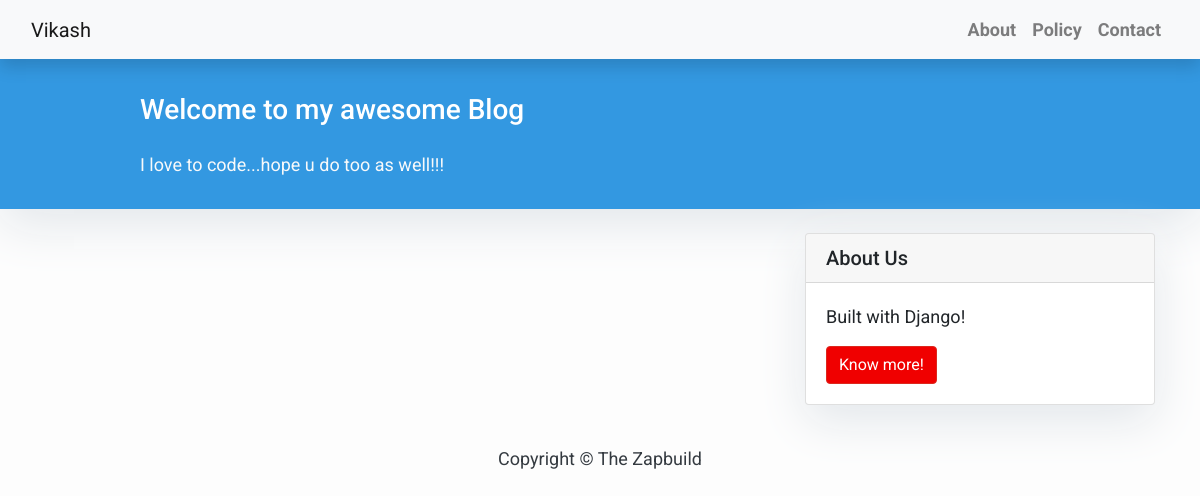
The app's page /, older data.
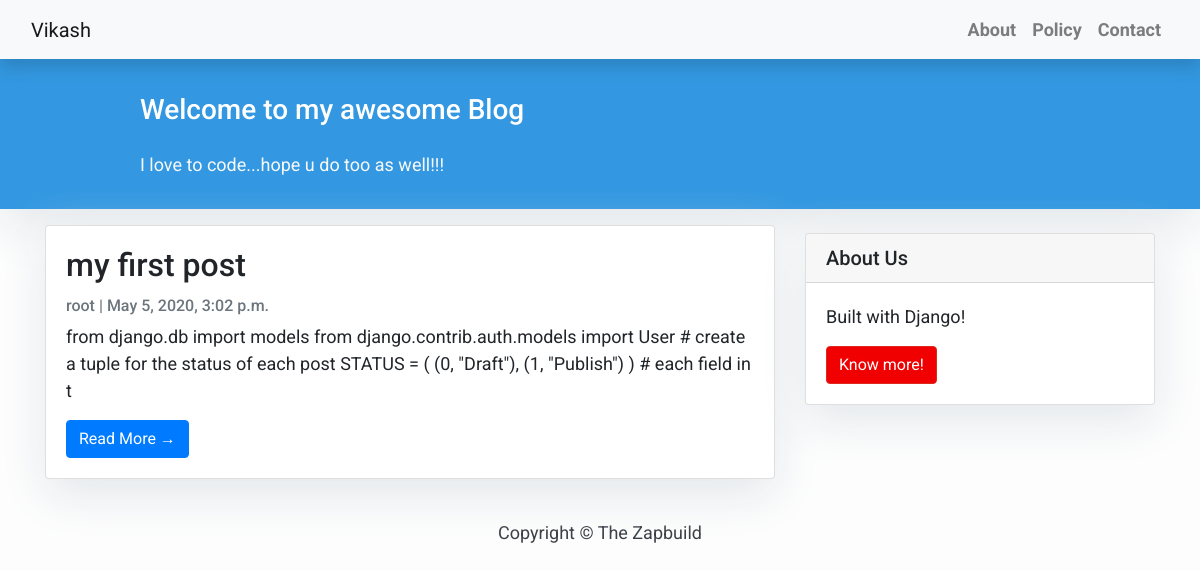
The same page, newer data.
### Blogapp/models.py (models this page shows, shortened)
class Post(models.Model):
    title = models.CharField(max_length=200,unique=True)
    slug = models.SlugField(max_length=200,unique=True)
    author = models.ForeignKey(User,on_delete=models.CASCADE, related_name='blog_posts')
    updated_on = models.DateTimeField(auto_now=True)
    content = models.TextField()
    created_on = models.DateTimeField(auto_now_add=True)
    status = models.IntegerField(choices=STATUS,default=0)
    class Meta:
        ordering = ['-created_on']

### Blogapp/views.py (the view)
# urls.py: path('', views.PostList.as_view(), name='home'),
class PostList(generic.ListView):
    queryset = Post.objects.filter(status=1).order_by('-created_on')
    template_name = 'blog/index.html'

### Blogapp/templates/blog/index.html (shortened to what this page needs)
{% extends 'blog/base.html' %}
{% block content %}
<header class="masthead">
    <div class="container">
        <div class="row">
            <div class=" col-md-8 col-md-10 mx-auto">
                <div class="site-heading">
                    <h3 class=" site-heading my-4 mt-3 text-white">
                     {% if user.is_authenticated %}
                        Welcome to my awesome Blog {{ user.username }}
                        {% else %}
                        Welcome to my awesome Blog
                        {% endif %}
                    </h3>
                    <p class="text-light">I love to code...hope u do too as well!!! &nbsp
                    </p>
                </div>
            </div>
        </div>
    </div>
</header>
<div class="container">
    <div class="row">
        <div class="col-md-8 mt-3 left">
            {% for post in post_list %}
            <div class="card mb-4">
                <div class="card-body">
                    <h2 class="card-title">{{ post.title }}</h2>
                    <p class="card-text text-muted h6">{{ post.author }} | {{ post.created_on}} </p>
                    <p class="card-text">{{post.content|slice:":200" }}</p>
                    <a href="{% url 'post_detail' post.slug  %}" class="btn btn-primary">Read More &rarr;</a>
                </div>
            </div>
            {% endfor %}
        </div>
        {% block sidebar %} {% include 'blog/sidebar.html' %} {% endblock sidebar %}
    </div>
</div>
{%endblock%}

### Blogapp/templates/blog/base.html (shortened to what this page needs)
<!DOCTYPE html>
<html>
    <head>
        <link rel="stylesheet" href="https://stackpath.bootstrapcdn.com/bootstrap/4.4.1/css/bootstrap.min.css">
    </head>
    <body>
    <nav class="navbar navbar-expand-lg navbar-light bg-light shadow" id="mainNav">
        <div class="container-fluid">
            <a class="navbar-brand" href="{% url 'home' %}">Vikash</a>
            <div class="collapse navbar-collapse" id="navbarResponsive">
                <ul class="navbar-nav ml-auto">
                    <li class="nav-item text-black">
                            <a class="nav-link text-black font-weight-bold" href="#">About</a>
                        </li>
                        <li class="nav-item text-black">
                            <a class="nav-link text-black font-weight-bold" href="#">Policy</a>
                        </li>
                        <li class="nav-item text-black">
                            <a class="nav-link text-black font-weight-bold" href="#">Contact</a>
                        </li>
                </ul>
            </div>
        </div>
    </nav>
    {% block content %}{% endblock content%}
    <footer class="footer py-3 bg-grey">
        <p class="m-0 text-dark text-center">Copyright &copy; The Zapbuild</p>
    </footer>
    </body>
</html>

### Blogapp/templates/blog/sidebar.html (shortened to what this page needs)
{% block sidebar %}
<div class="col-md-4 float-right ">
<div class="card my-4">
        <h5 class="card-header">About Us</h5>
    <div class="card-body">
        <p class="card-text"> Built with Django!</p>
        <a href="https://facebook.com"
           class="btn btn-danger">Know more!</a>
    </div>
</div>
</div>
{% endblock sidebar %}

### Blogapp/templates/blog/base.html (style rules this page uses)
body { font-family: "Roboto", sans-serif; font-size: 17px; background-color: #fdfdfd; }
.shadow { box-shadow: 0 4px 2px -2px rgba(0,0,0,0.1); }
.btn-danger { color: #ffffff; background-color: #f00000; border-color: #dc281e; }
.masthead { background: #3398e1; height: auto; padding-bottom: 15px; box-shadow: 0 16px 48px #e3e7eb; padding-top: 10px; }

### Blogapp/templates/blog/index.html (style rules this page uses)
body { font-family: "Roboto", sans-serif; font-size: 18px; background-color: #fdfdfd; }
.card { box-shadow: 0 16px 48px #E3E7EB; }

### Blogapp/templates/blog/sidebar.html (style rules this page uses)
.card { box-shadow: 0 16px 48px #E3E7EB; }

Row changes from the older to the newer data that the page shows:
added Post: title "my first post", author "root", created_on "May 5, 2020, 3:02 p.m.", content "from django.db import models from django.contrib.auth.models import User # create a tuple for the status of each post STATUS = ( (0, \"Draft\"), (1, \"Publish\") ) # each field in t"
